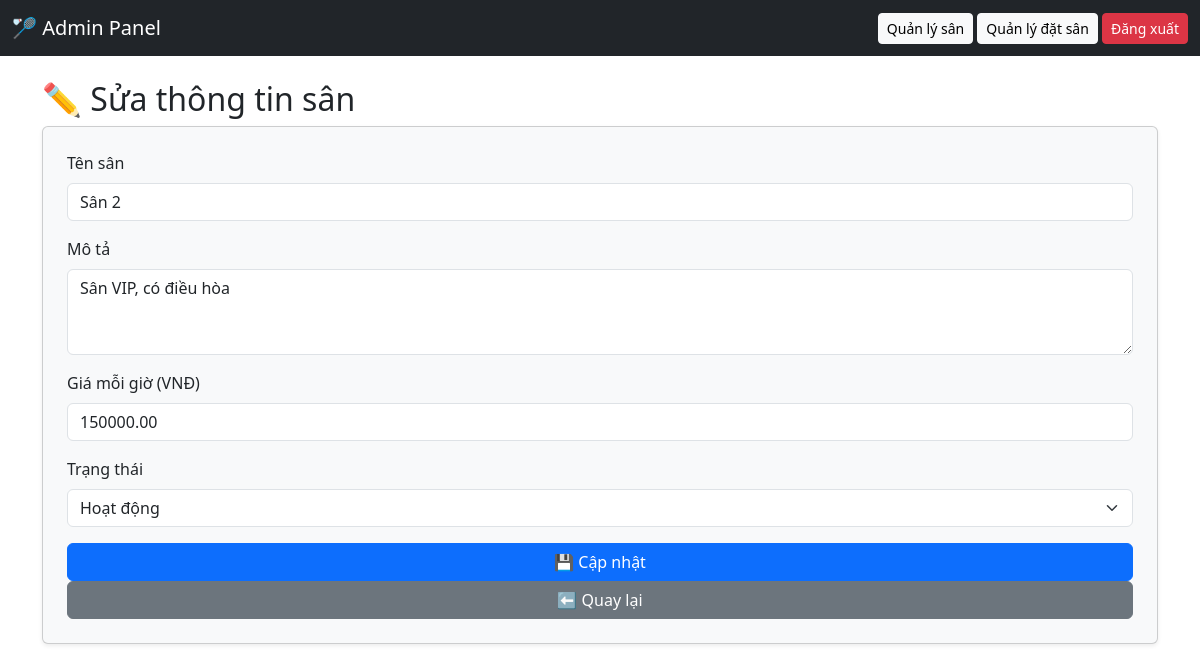
The page /public/admin/court_edit.php?id=2 on the database its author committed.
### tables this page shows
CREATE TABLE `courts` (
  `id` int NOT NULL,
  `name` varchar(100) NOT NULL,
  `description` text,
  `price_per_hour` decimal(10,2) NOT NULL,
  `status` enum('active','inactive') DEFAULT 'active',
  `created_at` timestamp NOT NULL DEFAULT CURRENT_TIMESTAMP
);

### public/admin/court_edit.php (the view, shortened to what this page needs)
<?php
require_once __DIR__ . '/../../config/db.php';
include '../../includes/admin_header.php';
$id = $_GET['id'] ?? 0;
$stmt = $pdo->prepare("SELECT * FROM courts WHERE id=?");
$stmt->execute([$id]);
$court = $stmt->fetch(PDO::FETCH_ASSOC);
?>
<h2>✏️ Sửa thông tin sân</h2>
<form method="post" class="card p-4 shadow-sm bg-light">
  <div class="mb-3">
    <label class="form-label">Tên sân</label>
    <input type="text" name="name" class="form-control"
           value="<?= htmlspecialchars($court['name']) ?>" required>
  </div>
  <div class="mb-3">
    <label class="form-label">Mô tả</label>
    <textarea name="description" class="form-control" rows="3" required><?= htmlspecialchars($court['description']) ?></textarea>
  </div>
  <div class="mb-3">
    <label class="form-label">Giá mỗi giờ (VNĐ)</label>
    <input type="number" name="price_per_hour" class="form-control"
           value="<?= htmlspecialchars($court['price_per_hour']) ?>" min="0" step="1000" required>
  </div>
  <div class="mb-3">
    <label class="form-label">Trạng thái</label>
    <select name="status" class="form-select">
      <option value="active" <?= $court['status'] === 'active' ? 'selected' : '' ?>>Hoạt động</option>
    </select>
  </div>
  <button type="submit" class="btn btn-primary">💾 Cập nhật</button>
  <a href="courts.php" class="btn btn-secondary">⬅ Quay lại</a>
</form>
<?php include '../../includes/admin_footer.php'; ?>

### rows shown on the page
courts: name "Sân 2", description "Sân VIP, có điều hòa", price_per_hour "150000.00", status "Hoạt động"
